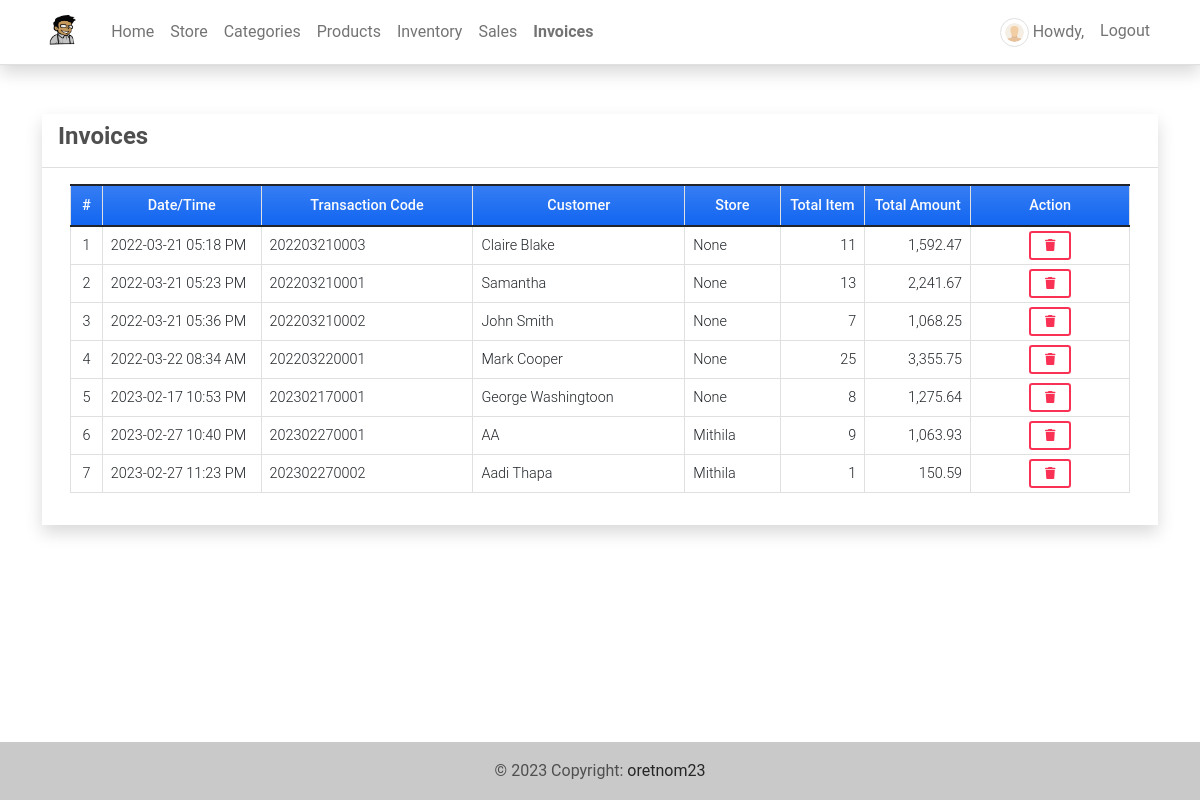
/invoices (signed in), run on the app's committed database.
### imsApp/models.py (models this page shows, shortened)
class Invoice(models.Model):
    transaction = models.CharField(max_length = 250)
    customer = models.CharField(max_length = 250)
    total = models.FloatField(default= 0)
    store = models.ForeignKey(Store, on_delete=models.CASCADE,blank=True, null=True)
    date_created = models.DateTimeField(default=timezone.now)
    date_updated = models.DateTimeField(auto_now=True)
    def item_count(self):
        return Invoice_Item.objects.filter(invoice = self).aggregate(Sum('quantity'))['quantity__sum']

class Store(models.Model):
    name = models.CharField(max_length=250)
    address = models.TextField()
    category = models.ForeignKey(Category, on_delete=models.CASCADE)
    products = models.ManyToManyField(Product, through='StoreProduct')
    date_created = models.DateTimeField(default=timezone.now)
    date_updated = models.DateTimeField(auto_now=True)
    owner = models.ForeignKey(User, default=1,on_delete=models.CASCADE ,blank=True, null=True)
    class Meta:
        unique_together= ['owner']
    def __str__(self):
        return self.name

### imsApp/auth.py (the view)
    def wrapper_function(request,*args,**kwargs):
        if request.user.is_superuser:
            return view_function(request,*args,**kwargs)
        else:
            return redirect('home-page')

### imsApp/auth.py (called while the page is built)
def admin_only(view_function):
    def wrapper_function(request,*args,**kwargs):
        if request.user.is_superuser:
            return view_function(request,*args,**kwargs)
        else:
            return redirect('home-page')
    return wrapper_function

### imsApp/views.py (called while the page is built)
@admin_only
@login_required
def invoices(request):
    invoice =  Invoice.objects.all()
    context['page_title'] = 'Invoices'
    context['invoices'] = invoice
    return render(request, 'invoices.html', context)

### imsApp/templates/invoices.html (shortened to what this page needs)
{% extends 'base.html' %} {% load humanize %} {% block pageContent %}
<div class="col-lg-12 col-md-12 col-sm-12 col-xs-12">
    <div class="card card-default rounded-0 shadow ">
        <div class="card-header">
            <div class="d-flex w-100 align-items-center justify-content-between">
                <h4 class="card-title fw-bold">Invoices</h4>
            </div>
        </div>
        <div class="card-body">
            <div class="container-fluid">
                <table class="table table-bordered" id="invoice-list">
                    <colgroup>
                        {% if request.user.is_superuser %}
                        <col width="3%">
                        <col width="15%">
                        <col width="20%">
                        <col width="20%">
                        <col width="9%">
                        <col width="8%">
                        <col width="10%">
                        <col width="15%">
                        {% endif %}
                    </colgroup>
                    <thead>
                        <tr class="bg-gradient bg-primary bg-opacity-50 text-light">
                            {% if request.user.is_superuser %}
                            <th class="px-2 py-2 text-center">#</th>
                            <th class="px-2 py-2 text-center">Date/Time</th>
                            <th class="px-2 py-2 text-center">Transaction Code</th>
                            <th class="px-2 py-2 text-center">Customer</th>
                            <th class="px-2 py-2 text-center">Store</th>
                            <th class="px-2 py-2 text-center">Total Item</th>
                            <th class="px-2 py-2 text-center">Total Amount</th>
                            <th class="px-2 py-2 text-center">Action</th>
                            {% endif %}
                        </tr>
                    </thead>
                    <tbody>
                        {% for invoice in invoices %}
                        <tr>
                            {% if request.user.is_superuser %}
                            <td class="px-2 py-1 align-middle text-center">{{ forloop.counter }}</td>
                            <td class="px-2 py-1 align-middle">{{ invoice.date_created|date:"Y-m-d h:i A" }}</td>
                            <td class="px-2 py-1 align-middle">{{ invoice.transaction }}</td>
                            <td class="px-2 py-1 align-middle">{{ invoice.customer }}</td>
                            <td class="px-2 py-1 align-middle">{{ invoice.store }}</td>
                            <td class="px-2 py-1 align-middle text-end">{{ invoice.item_count|floatformat:0|intcomma }}</td>
                            <td class="px-2 py-1 align-middle text-end">{{ invoice.total|floatformat:2|intcomma }}</td>
                            <td class="px-2 py-1 align-middle text-center">
                                <button class="btn btn-outline-danger btn-sm delete-data" type="button" data-id="{{ invoice.pk }}" title="Delete">
                                    <i class="fa fa-trash"></i>
                                </button>
                            </td>
                            {% endif %}
                        </tr>
                        {% endfor %}
                    </tbody>
                </table>
            </div>
        </div>
    </div>
</div>
{% endblock pageContent %}

### static/assets/default/css/style.css (style rules this page uses)
html, body { height: 100%; width: 100%; max-height: 100%; overflow: auto; display: flex; flex-direction: column; }

### data on the page
Invoice: date_created "2022-03-21 05:18 PM", transaction "202203210003", customer "Claire Blake", store "None", item_count "11", total "1,592.47"
Invoice: date_created "2022-03-21 05:23 PM", transaction "202203210001", customer "Samantha", store "None", item_count "13", total "2,241.67"
Invoice: date_created "2022-03-21 05:36 PM", transaction "202203210002", customer "John Smith", store "None", item_count "7", total "1,068.25"
Invoice: date_created "2022-03-22 08:34 AM", transaction "202203220001", customer "Mark Cooper", store "None", item_count "25", total "3,355.75"
Invoice: date_created "2023-02-17 10:53 PM", transaction "202302170001", customer "George Washingtoon", store "None", item_count "8", total "1,275.64"
Invoice: date_created "2023-02-27 10:40 PM", transaction "202302270001", customer "AA", store "Mithila", item_count "9", total "1,063.93"
Invoice: date_created "2023-02-27 11:23 PM", transaction "202302270002", customer "Aadi Thapa", store "Mithila", item_count "1", total "150.59"
